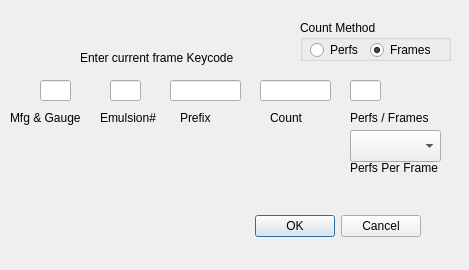
<?xml version="1.0" encoding="UTF-8"?>
<ui version="4.0">
 <class>KeycodeDialog</class>
 <widget class="QDialog" name="KeycodeDialog">
  <property name="geometry">
   <rect>
    <x>0</x>
    <y>0</y>
    <width>469</width>
    <height>270</height>
   </rect>
  </property>
  <property name="windowTitle">
   <string>Keycode Entry Dialog</string>
  </property>
  <widget class="QDialogButtonBox" name="buttonBox">
   <property name="geometry">
    <rect>
     <x>80</x>
     <y>210</y>
     <width>341</width>
     <height>32</height>
    </rect>
   </property>
   <property name="orientation">
    <enum>Qt::Horizontal</enum>
   </property>
   <property name="standardButtons">
    <set>QDialogButtonBox::Cancel|QDialogButtonBox::Ok</set>
   </property>
  </widget>
  <widget class="QLineEdit" name="kkmfg">
   <property name="geometry">
    <rect>
     <x>40</x>
     <y>80</y>
     <width>31</width>
     <height>21</height>
    </rect>
   </property>
   <property name="maxLength">
    <number>2</number>
   </property>
  </widget>
  <widget class="QLabel" name="label">
   <property name="geometry">
    <rect>
     <x>80</x>
     <y>50</y>
     <width>221</width>
     <height>16</height>
    </rect>
   </property>
   <property name="text">
    <string>Enter current frame Keycode</string>
   </property>
  </widget>
  <widget class="QLabel" name="ll">
   <property name="geometry">
    <rect>
     <x>10</x>
     <y>140</y>
     <width>101</width>
     <height>16</height>
    </rect>
   </property>
   <property name="text">
    <string/>
   </property>
  </widget>
  <widget class="QLineEdit" name="kkft">
   <property name="geometry">
    <rect>
     <x>110</x>
     <y>80</y>
     <width>31</width>
     <height>21</height>
    </rect>
   </property>
   <property name="maxLength">
    <number>2</number>
   </property>
  </widget>
  <widget class="QLineEdit" name="kkpf">
   <property name="geometry">
    <rect>
     <x>170</x>
     <y>80</y>
     <width>71</width>
     <height>21</height>
    </rect>
   </property>
   <property name="maxLength">
    <number>6</number>
   </property>
  </widget>
  <widget class="QLineEdit" name="kkct">
   <property name="geometry">
    <rect>
     <x>260</x>
     <y>80</y>
     <width>71</width>
     <height>21</height>
    </rect>
   </property>
   <property name="maxLength">
    <number>4</number>
   </property>
  </widget>
  <widget class="QLineEdit" name="kkpo">
   <property name="geometry">
    <rect>
     <x>350</x>
     <y>80</y>
     <width>31</width>
     <height>21</height>
    </rect>
   </property>
   <property name="maxLength">
    <number>2</number>
   </property>
  </widget>
  <widget class="QLabel" name="label_3">
   <property name="geometry">
    <rect>
     <x>10</x>
     <y>110</y>
     <width>201</width>
     <height>16</height>
    </rect>
   </property>
   <property name="text">
    <string>Mfg &amp; Gauge</string>
   </property>
  </widget>
  <widget class="QLabel" name="label_5">
   <property name="geometry">
    <rect>
     <x>100</x>
     <y>110</y>
     <width>71</width>
     <height>16</height>
    </rect>
   </property>
   <property name="text">
    <string>Emulsion#</string>
   </property>
  </widget>
  <widget class="QLabel" name="label_6">
   <property name="geometry">
    <rect>
     <x>180</x>
     <y>110</y>
     <width>71</width>
     <height>16</height>
    </rect>
   </property>
   <property name="text">
    <string>Prefix</string>
   </property>
  </widget>
  <widget class="QLabel" name="label_7">
   <property name="geometry">
    <rect>
     <x>270</x>
     <y>110</y>
     <width>41</width>
     <height>16</height>
    </rect>
   </property>
   <property name="text">
    <string>Count</string>
   </property>
  </widget>
  <widget class="QLabel" name="label_8">
   <property name="geometry">
    <rect>
     <x>350</x>
     <y>110</y>
     <width>81</width>
     <height>16</height>
    </rect>
   </property>
   <property name="text">
    <string>Perfs / Frames</string>
   </property>
  </widget>
  <widget class="QLabel" name="mfglabel">
   <property name="geometry">
    <rect>
     <x>110</x>
     <y>150</y>
     <width>111</width>
     <height>16</height>
    </rect>
   </property>
   <property name="text">
    <string/>
   </property>
  </widget>
  <widget class="QComboBox" name="ppf_cb">
   <property name="geometry">
    <rect>
     <x>350</x>
     <y>130</y>
     <width>91</width>
     <height>32</height>
    </rect>
   </property>
  </widget>
  <widget class="QLabel" name="label_9">
   <property name="geometry">
    <rect>
     <x>350</x>
     <y>160</y>
     <width>101</width>
     <height>16</height>
    </rect>
   </property>
   <property name="text">
    <string>Perfs Per Frame</string>
   </property>
  </widget>
  <widget class="QGroupBox" name="groupBox">
   <property name="geometry">
    <rect>
     <x>300</x>
     <y>20</y>
     <width>151</width>
     <height>41</height>
    </rect>
   </property>
   <property name="title">
    <string>Count Method</string>
   </property>
   <widget class="QRadioButton" name="perfs_rb">
    <property name="geometry">
     <rect>
      <x>10</x>
      <y>20</y>
      <width>61</width>
      <height>20</height>
     </rect>
    </property>
    <property name="text">
     <string>Perfs</string>
    </property>
   </widget>
   <widget class="QRadioButton" name="frames_rb">
    <property name="geometry">
     <rect>
      <x>70</x>
      <y>20</y>
      <width>71</width>
      <height>20</height>
     </rect>
    </property>
    <property name="text">
     <string>Frames</string>
    </property>
    <property name="checked">
     <bool>true</bool>
    </property>
   </widget>
  </widget>
 </widget>
 <resources/>
 <connections>
  <connection>
   <sender>buttonBox</sender>
   <signal>accepted()</signal>
   <receiver>KeycodeDialog</receiver>
   <slot>accept()</slot>
   <hints>
    <hint type="sourcelabel">
     <x>248</x>
     <y>254</y>
    </hint>
    <hint type="destinationlabel">
     <x>157</x>
     <y>274</y>
    </hint>
   </hints>
  </connection>
  <connection>
   <sender>buttonBox</sender>
   <signal>rejected()</signal>
   <receiver>KeycodeDialog</receiver>
   <slot>reject()</slot>
   <hints>
    <hint type="sourcelabel">
     <x>316</x>
     <y>260</y>
    </hint>
    <hint type="destinationlabel">
     <x>286</x>
     <y>274</y>
    </hint>
   </hints>
  </connection>
 </connections>
</ui>
